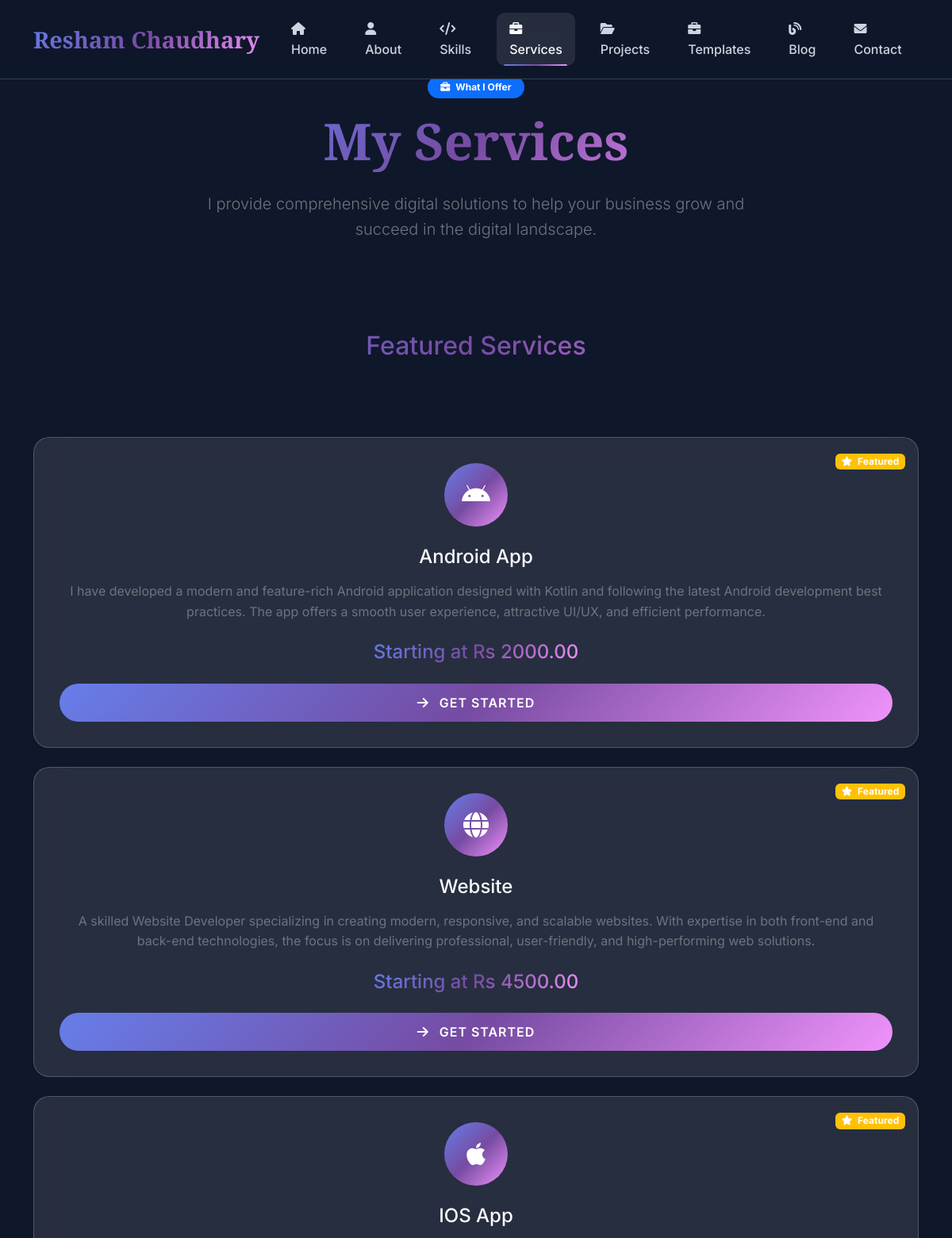
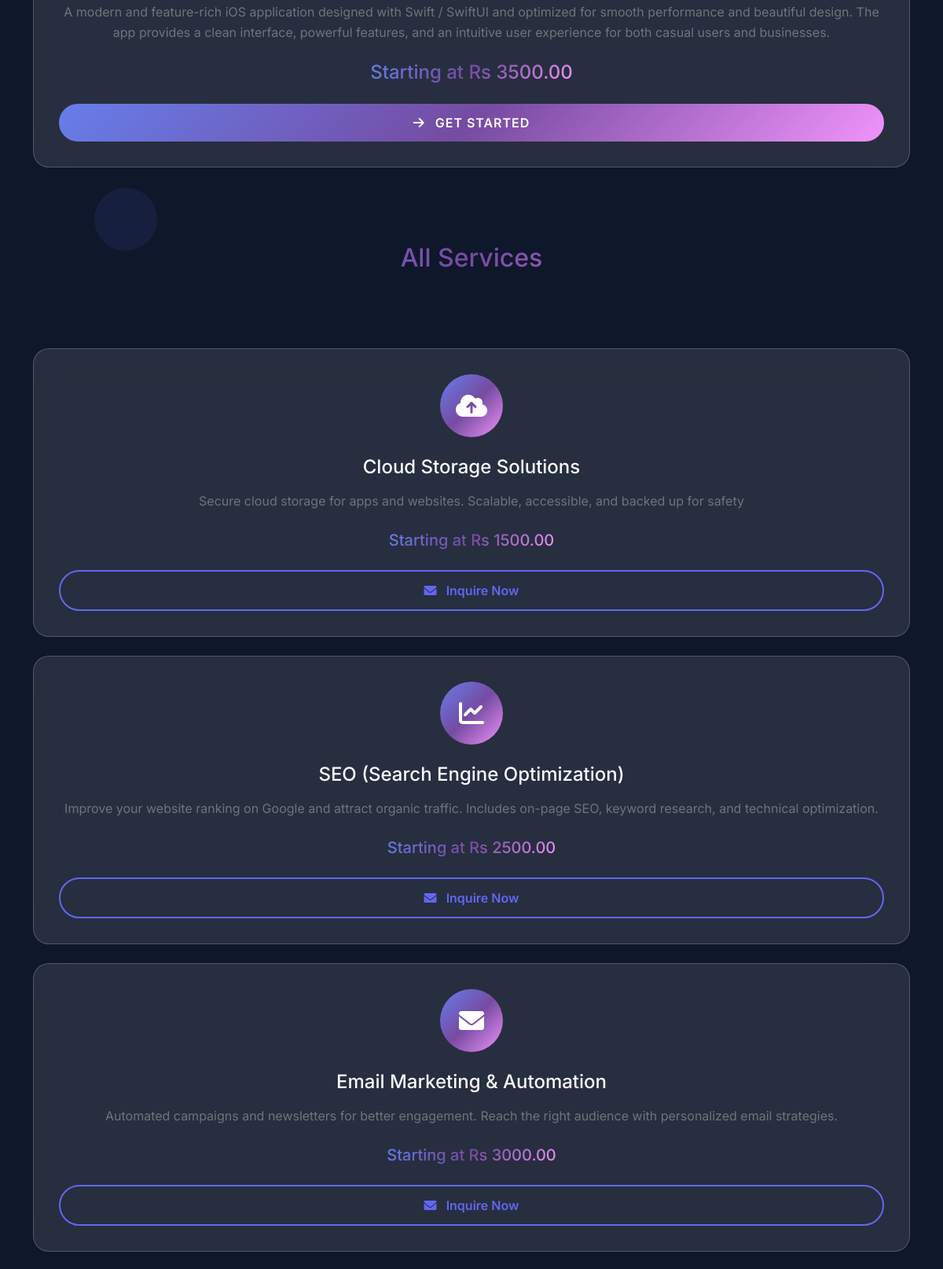
Page /services/ (upper part) on the committed database (2 pictures, top to bottom).
### app/models.py (models this page shows, shortened)
class Profile(models.Model):
    name = models.CharField(max_length=100)
    title = models.CharField(max_length=200)
    bio = RichTextField()
    profile_image = models.ImageField(upload_to='profile/')
    resume = models.FileField(upload_to='resume/', blank=True, null=True)
    email = models.EmailField()
    phone = models.CharField(max_length=20, blank=True)
    location = models.CharField(max_length=100, blank=True)
    github = models.URLField(blank=True)
    linkedin = models.URLField(blank=True)
    twitter = models.URLField(blank=True)
    instagram = models.URLField(blank=True)
    created_at = models.DateTimeField(auto_now_add=True)
    class Meta:
        verbose_name = "Profile"
        verbose_name_plural = "Profile"

class Service(models.Model):
    title = models.CharField(max_length=200)
    description = RichTextField()
    icon = models.CharField(max_length=50, help_text="FontAwesome icon class")
    price_starting = models.DecimalField(max_digits=10, decimal_places=2, blank=True, null=True)
    is_featured = models.BooleanField(default=False)
    order = models.IntegerField(default=0)
    class Meta:
        ordering = ['order']

### app/views.py (the view)
# urls.py: path('services/', views.services, name='services'),
def services(request):
    profile = get_profile()
    all_services = Service.objects.all()
    featured_services = all_services.filter(is_featured=True)
    regular_services = all_services.filter(is_featured=False)
    context = {
        'profile': profile,
        'featured_services': featured_services,
        'regular_services': regular_services,
        'all_services': all_services,
    }
    return render(request, 'services.html', context)

### app/views.py (called while the page is built)
def get_profile():
    return Profile.objects.first()

### app/templates/services.html (shortened to what this page needs)
{% extends 'base.html' %}
{% load static %}
{% block content %}
<section class="py-5 mt-5">
    <div class="container">
        <div class="row">
            <div class="col-lg-8 mx-auto text-center" data-aos="fade-up">
                <span class="badge bg-primary px-3 py-2 rounded-pill mb-3">
                    <i class="fas fa-briefcase me-1"></i> What I Offer
                </span>
                <h1 class="display-3 gradient-text mb-4">My Services</h1>
                <p class="lead text-secondary">
                    I provide comprehensive digital solutions to help your business grow and succeed in the digital landscape.
                </p>
            </div>
        </div>
    </div>
</section>
{% if featured_services %}
<section class="py-5">
    <div class="container">
        <div class="row mb-5">
            <div class="col-12" data-aos="fade-up">
                <h2 class="gradient-text text-center mb-5">Featured Services</h2>
            </div>
        </div>
        <div class="row g-4">
            {% for service in featured_services %}
         <div class="col-12" data-aos="fade-up" data-aos-delay="{{ item.delay }}">
                <div class="service-card h-100 featured-service">
                    <div class="position-absolute top-0 end-0 m-3">
                        <span class="badge bg-warning">
                            <i class="fas fa-star me-1"></i> Featured
                        </span>
                    </div>
                    <div class="service-icon">
                        <i class="{{ service.icon }}"></i>
                    </div>
                    <h4 class="mb-3">{{ service.title }}</h4>
                    <p class="text-secondary mb-4">{{ service.description|striptags }}</p>
                    {% if service.price_starting %}
                    <div class="price mb-4">
                        <span class="h4 gradient-text">Starting at Rs {{ service.price_starting }}</span>
                    </div>
                    {% endif %}
                    <a href="{% url 'contact' %}" class="btn btn-primary w-100">
                        <i class="fas fa-arrow-right me-2"></i> Get Started
                    </a>
                </div>
            </div>
            {% endfor %}
        </div>
    </div>
</section>
{% endif %}
{% if regular_services %}
<section class="py-5 {% if featured_services %}bg-dark-surface{% endif %}">
    <div class="container">
        <div class="row mb-5">
            <div class="col-12" data-aos="fade-up">
                <h2 class="gradient-text text-center mb-5">All Services</h2>
            </div>
        </div>
        <div class="row g-4">
            {% for service in regular_services %}
            <div class="col-12" data-aos="fade-up" data-aos-delay="{{ item.delay }}">
                <div class="service-card h-100">
                    <div class="service-icon">
                        <i class="{{ service.icon }}"></i>
                    </div>
                    <h4 class="mb-3">{{ service.title }}</h4>
                    <p class="text-secondary mb-4">{{ service.description|striptags }}</p>
                    {% if service.price_starting %}
                    <div class="price mb-4">
                        <span class="h5 gradient-text">Starting at Rs {{ service.price_starting }}</span>
                    </div>
                    {% endif %}
                    <a href="{% url 'contact' %}" class="btn btn-outline-primary w-100">
                        <i class="fas fa-envelope me-2"></i> Inquire Now
                    </a>
                </div>
            </div>
            {% endfor %}
        </div>
    </div>
</section>
{% endif %}
{% endblock %}

### app/templates/base.html (shortened to what this page needs)
<!DOCTYPE html>
<html lang="en">
<head>
    <link href="https://cdnjs.cloudflare.com/ajax/libs/bootstrap/5.3.2/css/bootstrap.min.css" rel="stylesheet">
    <link href="https://cdnjs.cloudflare.com/ajax/libs/font-awesome/6.4.0/css/all.min.css" rel="stylesheet">
    <link rel="stylesheet" href="https://cdnjs.cloudflare.com/ajax/libs/font-awesome/6.0.0/css/all.min.css">
    <link href="https://cdnjs.cloudflare.com/ajax/libs/aos/2.3.4/aos.css" rel="stylesheet">
</head>
<body>
    <div class="animated-bg">
        <div class="floating-shapes">
            <div class="shape"></div>
        </div>
    </div>
    <nav class="navbar navbar-expand-lg navbar-dark fixed-top">
        <div class="container">
            <a class="navbar-brand" href="{% url 'home' %}">
                {% if profile %}{{ profile.name }}{% else %}Portfolio{% endif %}
            </a>
            <div class="collapse navbar-collapse" id="navbarNav">
                <ul class="navbar-nav ms-auto">
                    <li class="nav-item">
                        <a class="nav-link" href="{% url 'home' %}">
                            <i class="fas fa-home me-1"></i> Home
                        </a>
                    </li>
                    <li class="nav-item">
                        <a class="nav-link" href="{% url 'about' %}">
                            <i class="fas fa-user me-1"></i> About
                        </a>
                    </li>
                    <li class="nav-item">
                        <a class="nav-link" href="{% url 'skills' %}">
                            <i class="fas fa-code me-1"></i> Skills
                        </a>
                    </li>
                    <li class="nav-item">
                        <a class="nav-link" href="{% url 'services' %}">
                            <i class="fas fa-briefcase me-1"></i> Services
                        </a>
                    </li>
                    <li class="nav-item">
                        <a class="nav-link" href="{% url 'projects' %}">
                            <i class="fas fa-folder-open me-1"></i> Projects
                        </a>
                    </li>
                    <li class="nav-item">
                        <a class="nav-link" href="{% url 'template_list' %}">
                            <i class="fas fa-briefcase me-1"></i> Templates
                        </a>
                    </li>
                    <li class="nav-item">
                        <a class="nav-link" href="{% url 'blog' %}">
                            <i class="fas fa-blog me-1"></i> Blog
                        </a>
                    </li>
                    <li class="nav-item">
                        <a class="nav-link" href="{% url 'contact' %}">
                            <i class="fas fa-envelope me-1"></i> Contact
                        </a>
                    </li>
                </ul>
            </div>
        </div>
    </nav>
    <main>
        {% block content %}
        {% endblock %}
    </main>
</body>
</html>

### app/templates/base.html (style rules this page uses)
:root { --primary-color: #6366f1; --secondary-color: #8b5cf6; --accent-color: #06b6d4; --dark-bg: #0f172a; --dark-surface: #1e293b; --dark-border: #334155; --text-primary: #f8fafc; --text-secondary: #cbd5e1; --text-muted: #64748b; --gradient-1: linear-gradient(135deg, #667eea 0%, #764ba2 100%); --gradient-2: linear-gradient(135deg, #f093fb 0%, #f5576c 100%); --gradient-3: linear-gradient(135deg, #4facfe 0%, #00f2fe 100%); --gradient-4: linear-gradient(135deg, #43e97b 0%, #38f9d7 100%); --gradient-hero: linear-gradient(135deg, #667eea 0%, #764ba2 50%, #f093fb 100%); --glass-bg: rgba(255, 255, 255, 0.1); --glass-border: rgba(255, 255, 255, 0.2); }
* { margin: 0; padding: 0; box-sizing: border-box; }
body { font-family: 'Inter', sans-serif; background: var(--dark-bg); color: var(--text-primary); line-height: 1.6; overflow-x: hidden; }
.animated-bg { position: fixed; top: 0; left: 0; width: 100%; height: 100%; z-index: -1; background: var(--dark-bg); }
.floating-shapes { position: absolute; width: 100%; height: 100%; overflow: hidden; }
.shape { position: absolute; border-radius: 50%; opacity: 0.1; animation: float 20s infinite ease-in-out; }
.shape:nth-child(1) { width: 80px; height: 80px; background: var(--primary-color); top: 20%; left: 10%; animation-delay: 0s; }
.navbar { padding: 1rem 0; background: rgba(15, 23, 42, 0.9) !important; backdrop-filter: blur(20px); border-bottom: 1px solid var(--dark-border); transition: all 0.3s ease; }
.navbar-brand { font-family: 'Playfair Display', serif; font-weight: 700; font-size: 1.8rem; background: var(--gradient-hero); -webkit-background-clip: text; -webkit-text-fill-color: transparent; background-clip: text; }
.navbar-nav .nav-link { color: var(--text-secondary) !important; font-weight: 500; margin: 0 0.5rem; padding: 0.5rem 1rem !important; border-radius: 10px; transition: all 0.3s ease; position: relative; }
.navbar-nav .nav-link:hover, .navbar-nav .nav-link.active { color: var(--text-primary) !important; background: var(--glass-bg); backdrop-filter: blur(10px); }
.navbar-nav .nav-link::after { content: ''; position: absolute; bottom: 0; left: 50%; width: 0; height: 2px; background: var(--gradient-hero); transition: all 0.3s ease; transform: translateX(-50%); }
.navbar-nav .nav-link:hover::after, .navbar-nav .nav-link.active::after { width: 80%; }
.btn-primary { background: var(--gradient-hero); border: none; border-radius: 50px; padding: 12px 30px; font-weight: 600; text-transform: uppercase; letter-spacing: 1px; transition: all 0.4s ease; position: relative; overflow: hidden; }
.btn-primary::before { content: ''; position: absolute; top: 0; left: -100%; width: 100%; height: 100%; background: linear-gradient(90deg, transparent, rgba(255,255,255,0.2), transparent); transition: left 0.5s; }
.btn-outline-primary { color: var(--primary-color); border: 2px solid var(--primary-color); border-radius: 50px; padding: 12px 30px; font-weight: 600; background: transparent; transition: all 0.4s ease; }
.display-1, .display-2, .display-3, .display-4 { font-family: 'Playfair Display', serif; font-weight: 700; line-height: 1.2; }
.gradient-text { background: var(--gradient-hero); -webkit-background-clip: text; -webkit-text-fill-color: transparent; background-clip: text; }
.service-card { background: var(--glass-bg); backdrop-filter: blur(20px); border: 1px solid var(--glass-border); border-radius: 20px; padding: 2rem; text-align: center; transition: all 0.4s ease; position: relative; overflow: hidden; }
.service-card::before { content: ''; position: absolute; top: 0; left: 0; right: 0; height: 4px; background: var(--gradient-hero); transform: scaleX(0); transition: transform 0.4s ease; }
.service-icon { width: 80px; height: 80px; background: var(--gradient-hero); border-radius: 50%; display: flex; align-items: center; justify-content: center; margin: 0 auto 1.5rem; font-size: 2rem; color: white; transition: all 0.4s ease; }

### rows in the picture
Profile: name "Resham Chaudhary"
Service: title "Android App", description "I have developed a modern and feature-rich Android application designed with Kotlin and following the latest Android development best practices. The app offers a smooth user experience, attractive UI/UX, and efficient performance.", price_starting "2000.00"
Service: title "Website", description "A skilled Website Developer specializing in creating modern, responsive, and scalable websites. With expertise in both front-end and back-end technologies, the focus is on delivering professional, user-friendly, and high-performing web solutions.", price_starting "4500.00"
Service: title "IOS App", description "A modern and feature-rich iOS application designed with Swift / SwiftUI and optimized for smooth performance and beautiful design. The app provides a clean interface, powerful features, and an intuitive user experience for both casual users and businesses.", price_starting "3500.00"
Service: title "Cloud Storage Solutions", description "Secure cloud storage for apps and websites. Scalable, accessible, and backed up for safety", price_starting "1500.00"
Service: title "SEO (Search Engine Optimization)", description "Improve your website ranking on Google and attract organic traffic. Includes on-page SEO, keyword research, and technical optimization.", price_starting "2500.00"
Service: title "Email Marketing & Automation", description "Automated campaigns and newsletters for better engagement. Reach the right audience with personalized email strategies.", price_starting "3000.00"
